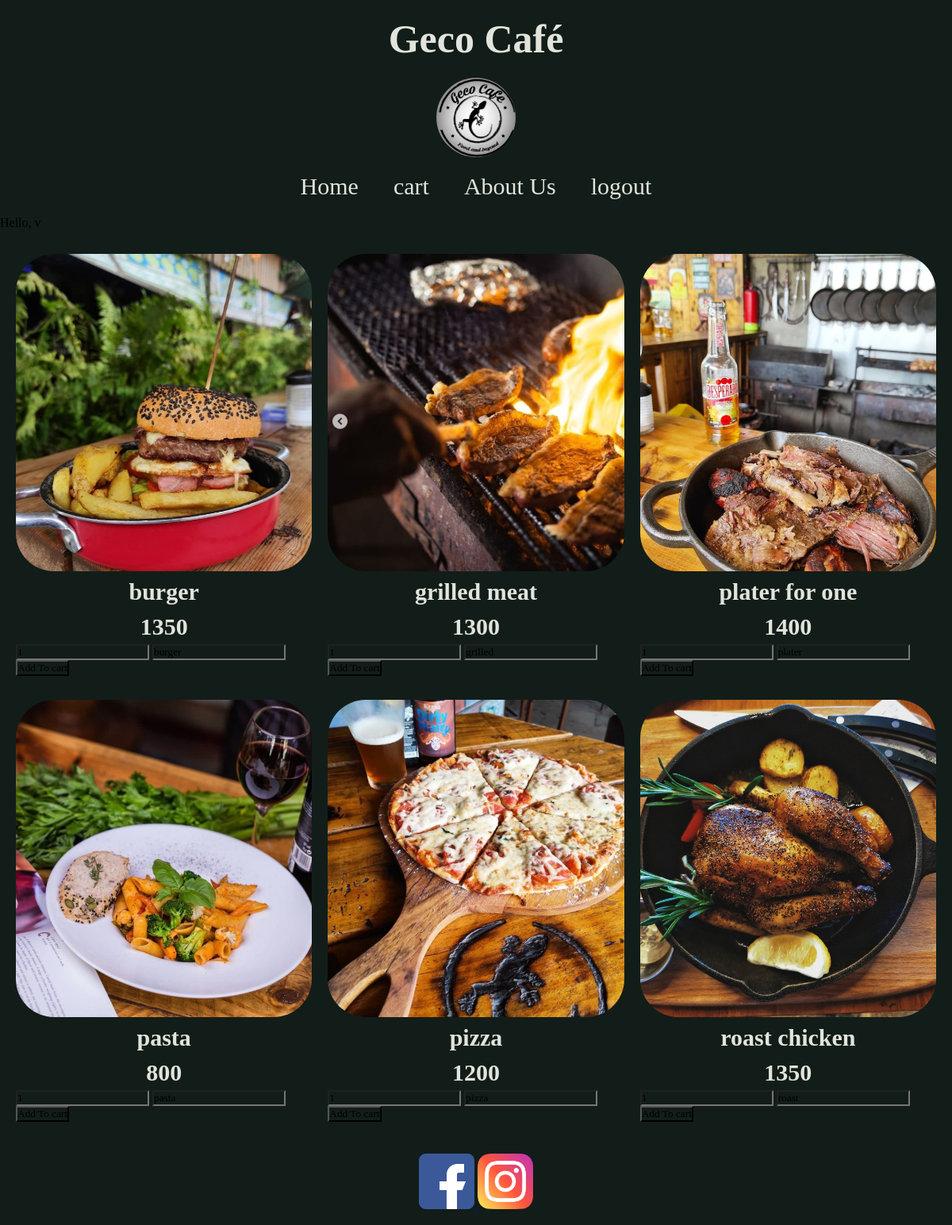
/ (signed in), run on the app's committed database.
### tables this page shows
CREATE TABLE `food` (
  `foodId` int(11) NOT NULL,
  `food_name` varchar(225) NOT NULL,
  `price` int(225) NOT NULL,
  `image` varchar(200) NOT NULL
);

### index.php (the view, shortened to what this page needs)
<!DOCTYPE html>
<html lang="en">
<head>
    <link rel="stylesheet" href="/Projects/geco_cafe/CSS/style.css">
</head>
<body>
    <h1>Geco Café</h1>
    <img src="/Projects/geco_cafe/IMG/gecoCafe_logo.jpg" alt="Logo" class="logo">
    <nav>
        <ul>
            <a href="/Projects/geco_cafe/index.php"><li>Home</li></a>
            <a href="/Projects/geco_cafe/cart.php"><li>cart</li></a>
            <a href="/Projects/geco_cafe/about.php"><li>About Us</li></a>
            <a href="/Projects/geco_cafe/logout.php"><li>logout</li></a>
        </ul>
    </nav>
<?php
        include("connection.php");
        ?>
    Hello, <?php echo $_SESSION['user_name']; ?>
    <section class="items">
    <?php
        $sql = "SELECT * FROM `food` ORDER BY `foodId` DESC";
        $result = $con->query($sql);
        if ($result->num_rows > 0) {
            while($row = $result->fetch_assoc()) {
        ?>
        <div class="item">
            <?php echo "<img class='table_img' src='IMG/" .$row['image']."' >" ?>
                <h4><?php echo $row['food_name']; ?></h4>
                <h4><?php echo $row['price']; ?></h4>
                <?php
                $foodId=$row['foodId'];
                $foodPrice=$row['price'];
                $foodname=$row['food_name'];
                echo "<form method='post' class='product-form'>
                <input type='number'id='quantity' class='quantity' name='quantity' controls='no' value='1'/>
                <input type='hidden' name='foodId' value=$foodId />
                <input type='hidden' name='hidden_price' value=$foodPrice />
                <input type='hi' name='hidden_name' value=$foodname />
                <br />
                <button type='submit' name='add_to_cart' class='btn button-ghost'>Add To cart</button>
              </form>";
                ?>
        </div>
        <?php
        }
    } else {
        echo "<tr><td>No food in  the database</td></tr>";
    }
        ?>
    </section>
    <div class="footer">
        <a href="https://facebook.com/GecoCafe">
            <img src="/Projects/geco_cafe/IMG/facebook.png" alt="facebook" width="70" height="70">
            </a>
            <a href="https://www.instagram.com/geco_cafe/">
                <img src="/Projects/geco_cafe/IMG/instagram.png" alt="instgram" width="70" height="70">
                </a>
           </div>
</body>
</html>

### CSS/style.css (style rules this page uses)
* { margin: 0; padding: 0; font-family: 'Just Another Hand', cursive; box-sizing: border-box; background-color:#121d19 ; }
body { margin-bottom:50px; }
img { max: width 100%; height: auto; object-fit:cover; object-position: 50% 50%; }
h1 { text-align: center; padding: 20px; color: #e2e4dc; font-size: 50px; }
.logo { border-radius: 50%; width: 100px; height:100px; display: block; margin-left: auto; margin-right: auto; }
nav { color: #e2e4dc; display: grid; place-items: center; }
nav ul { list-style-type: none; }
nav ul a { display: inline-block; padding: 20px; text-decoration: none; color: #e2e4dc; transition: 0.2s ease-in; font-size: 30px; }
.items { display: grid; grid-template-columns: repeat(3, 1fr); padding: 30px 20px; grid-column-gap:20px; grid-row-gap: 30px; }
.item img { width: 100%; height: 400px; object-fit: cover; cursor: pointer; transition: 0.2s ease; border-radius: 3rem; }
.item h4 { color: #e2e4dc; padding: 5px; text-align: center; font-size: 30px; }
.footer { position: bottom; height: 50px; text-align: center; bottom: 0px; left: 0px; right: 0px; margin-bottom: 40px; background:transparent; padding: 10px; }

### data on the page
food: image (picture), food_name "burger", price "1350", hidden_name "burger"
food: image (picture), food_name "grilled meat", price "1300"
food: image (picture), food_name "plater for one", price "1400"
food: image (picture), food_name "pasta", price "800", hidden_name "pasta"
food: image (picture), food_name "pizza", price "1200", hidden_name "pizza"
food: image (picture), food_name "roast chicken", price "1350"

### other printed values
$_SESSION['user_name'] "v"
